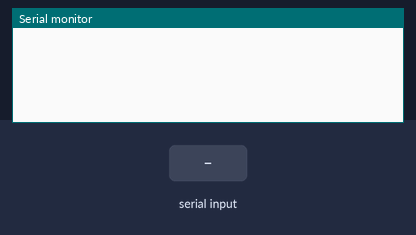
The sketch below on a simulated ESP8266 (NodeMCU). Shown: the last lines printed to the serial monitor. Inputs (shaded band) come from the test bench.

Above: at 1.2 s.
1.3 s: "hello" received over Serial
At 2.5 s:
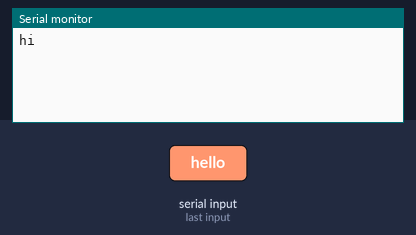
2.8 s: "getCircles" received over Serial
At 4.3 s:
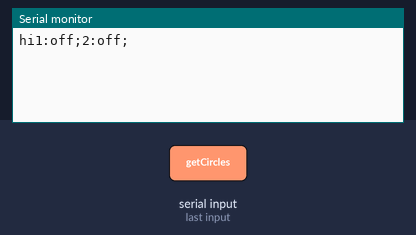

Measured:
- after the input at 1.3 s, the serial monitor: prints a new line at once (image 1)
- after the input at 2.8 s, the serial monitor: prints a new line at once (image 2)

The sketch:

station.ino
```cpp
#include <ESP8266WiFi.h>
#include <espnow.h>

unsigned long lastTime = 0;
unsigned long timerDelay = 10;
const int delta = 40000;
int r2,r3;
uint8_t MAC_2[] = {0x68,0xC6,0x3A,0xF8,0x8B,0xC5};
typedef struct message{
  int id = 0;
  bool status;
  bool svetik;
  bool prolet;
} message;
message rData;
message circle1, circle2;
message track[2] = {circle1, circle2};

void SerialWriteInt(int val) {
  char str[10];
  sprintf(str, "%d", val);
  Serial.write(str);
}

void OnDataRecv(uint8_t *mac, uint8_t *data, uint8_t len) {
  memcpy(&rData, data, sizeof(rData));

  track[rData.id-1].id = rData.id;
  track[rData.id-1].status = rData.status;
  track[rData.id-1].svetik = rData.svetik;
  track[rData.id-1].prolet = rData.prolet;
}

void getCircles() {
  String packet = "";
  for (int i = 0; i < 2; i++) {
      SerialWriteInt(track[i].id);
      Serial.write(":");
      if (track[i].status==1) {
        Serial.write("on");
      }
      else {
        Serial.write("off");
      }
      Serial.write(";");
    }
}


void setup() {
  track[0].id = 1;
  track[1].id = 2;
  Serial.begin(115200);
  WiFi.mode(WIFI_STA);
  if (esp_now_init() != 0) {
    Serial.println("52");
    return;
  }
  esp_now_set_self_role(ESP_NOW_ROLE_COMBO);
  esp_now_register_recv_cb(OnDataRecv);
  esp_now_add_peer(MAC_2, ESP_NOW_ROLE_COMBO, 1, NULL, 0);
}


void loop() {
  if ((millis() - lastTime) > timerDelay){
    for (int i = 0; i < 2; i++) {
      if (track[i].prolet == 1) {
        SerialWriteInt(track[i].id);
        Serial.write(':');
        Serial.write("prolet");
      }
    }
    if (Serial.available() > 0) {
      String str = "";
      while (Serial.available()) {
        char c = Serial.read();
        str += String(c);
      }
      if (str == "hello") {
        Serial.write("hi");
        return;
      }
      if (str == "getCircles") {
        getCircles();
        return;
      }
      String num;
      num = str[0];
      int n = num.toInt();
      if (str.endsWith("on")) {
        track[n-1].status = 1;
      }
      if (str.endsWith("off")) {
        track[n-1].status = 0;
      }
      if (str.endsWith("svet")) {
        track[n-1].svetik = 1;
      }
    }
    esp_now_send(MAC_2, (uint8_t *)&track[0], sizeof(track[0]));
    lastTime = millis();
  }
  delay(100);
}
```
